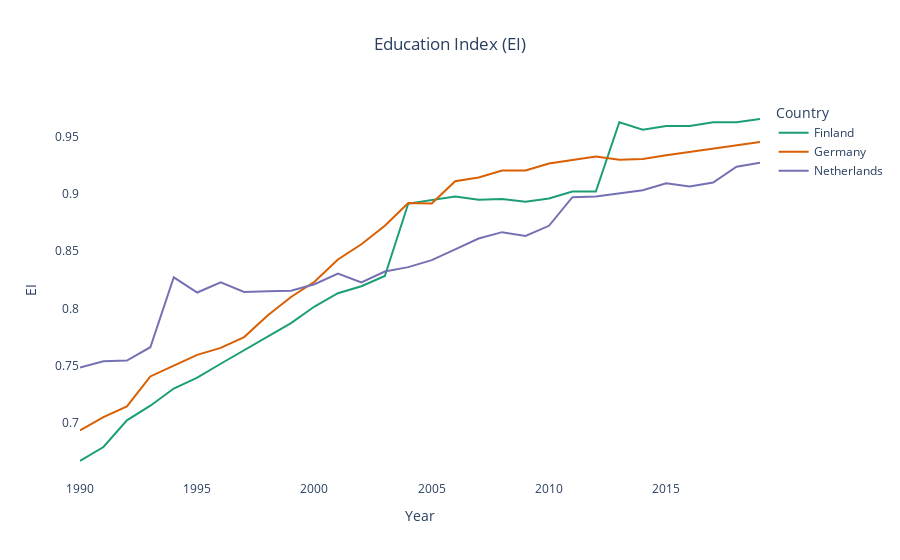

Source (notebook cell):
### Code cell
plot_index(curr_ind,'EI')

### Figure 1 — Plotly figure (JSON) as saved in the notebook; plotly's stock layout.template omitted (floating-point values rounded to 4 significant figures)
{"data": [{"hovertemplate": "Country=Finland<br>Year=%{x}<br>EI=%{y}<extra></extra>", "legendgroup": "Finland", "line": {"color": "rgb(27,158,119)", "dash": "solid"}, "marker": {"symbol": "circle"}, "mode": "lines", "name": "Finland", "orientation": "v", "showlegend": true, "type": "scatter", "x": [1990, 1991, 1992, 1993, 1994, 1995, 1996, 1997, 1998, 1999, 2000, 2001, 2002, 2003, 2004, 2005, 2006, 2007, 2008, 2009, 2010, 2011, 2012, 2013, 2014, 2015, 2016, 2017, 2018, 2019], "xaxis": "x", "y": [0.6667, 0.6789, 0.7022, 0.715, 0.73, 0.7394, 0.7517, 0.7633, 0.775, 0.7872, 0.8017, 0.8133, 0.8194, 0.8283, 0.8917, 0.8944, 0.8978, 0.895, 0.8956, 0.8933, 0.8961, 0.9022, 0.9022, 0.9628, 0.9561, 0.9594, 0.9594, 0.9628, 0.9628, 0.9656], "yaxis": "y"}, {"hovertemplate": "Country=Germany<br>Year=%{x}<br>EI=%{y}<extra></extra>", "legendgroup": "Germany", "line": {"color": "rgb(217,95,2)", "dash": "solid"}, "marker": {"symbol": "circle"}, "mode": "lines", "name": "Germany", "orientation": "v", "showlegend": true, "type": "scatter", "x": [1990, 1991, 1992, 1993, 1994, 1995, 1996, 1997, 1998, 1999, 2000, 2001, 2002, 2003, 2004, 2005, 2006, 2007, 2008, 2009, 2010, 2011, 2012, 2013, 2014, 2015, 2016, 2017, 2018, 2019], "xaxis": "x", "y": [0.6933, 0.705, 0.7144, 0.7406, 0.75, 0.7594, 0.7656, 0.775, 0.7939, 0.81, 0.8233, 0.8428, 0.8561, 0.8722, 0.8922, 0.8917, 0.9111, 0.9144, 0.9206, 0.9206, 0.9267, 0.9294, 0.9328, 0.93, 0.9306, 0.9339, 0.9367, 0.9394, 0.9422, 0.9456], "yaxis": "y"}, {"hovertemplate": "Country=Netherlands<br>Year=%{x}<br>EI=%{y}<extra></extra>", "legendgroup": "Netherlands", "line": {"color": "rgb(117,112,179)", "dash": "solid"}, "marker": {"symbol": "circle"}, "mode": "lines", "name": "Netherlands", "orientation": "v", "showlegend": true, "type": "scatter", "x": [1990, 1991, 1992, 1993, 1994, 1995, 1996, 1997, 1998, 1999, 2000, 2001, 2002, 2003, 2004, 2005, 2006, 2007, 2008, 2009, 2010, 2011, 2012, 2013, 2014, 2015, 2016, 2017, 2018, 2019], "xaxis": "x", "y": [0.7483, 0.7539, 0.7544, 0.7661, 0.8272, 0.8139, 0.8228, 0.8144, 0.815, 0.8156, 0.8211, 0.8306, 0.8228, 0.8322, 0.8361, 0.8422, 0.8517, 0.8611, 0.8667, 0.8633, 0.8722, 0.8972, 0.8978, 0.9006, 0.9033, 0.9094, 0.9067, 0.91, 0.9239, 0.9272], "yaxis": "y"}], "layout": {"legend": {"title": {"text": "Country"}, "tracegroupgap": 0}, "paper_bgcolor": "rgba(0, 0, 0, 0)", "plot_bgcolor": "rgba(0, 0, 0, 0)", "title": {"text": "Education Index (EI)", "x": 0.5}, "xaxis": {"anchor": "y", "domain": [0, 1], "title": {"text": "Year"}}, "yaxis": {"anchor": "x", "domain": [0, 1], "title": {"text": "EI"}}}}
